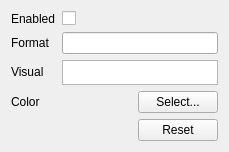
<?xml version="1.0" encoding="UTF-8"?>
<ui version="4.0">
 <class>EventDisplay</class>
 <widget class="QWidget" name="EventDisplay">
  <property name="geometry">
   <rect>
    <x>0</x>
    <y>0</y>
    <width>219</width>
    <height>120</height>
   </rect>
  </property>
  <property name="windowTitle">
   <string>Form</string>
  </property>
  <layout class="QVBoxLayout" name="verticalLayout">
   <item>
    <layout class="QFormLayout" name="formLayout">
     <item row="0" column="0">
      <widget class="QLabel" name="label_8">
       <property name="text">
        <string>Enabled</string>
       </property>
      </widget>
     </item>
     <item row="0" column="1">
      <widget class="QCheckBox" name="chkEventEnabled">
       <property name="text">
        <string/>
       </property>
      </widget>
     </item>
     <item row="3" column="0">
      <widget class="QLabel" name="label_7">
       <property name="text">
        <string>Color</string>
       </property>
      </widget>
     </item>
     <item row="3" column="1">
      <layout class="QHBoxLayout" name="horizontalLayout">
       <item>
        <widget class="QLabel" name="lblColor">
         <property name="minimumSize">
          <size>
           <width>70</width>
           <height>0</height>
          </size>
         </property>
         <property name="maximumSize">
          <size>
           <width>70</width>
           <height>16777215</height>
          </size>
         </property>
         <property name="font">
          <font>
           <weight>75</weight>
           <bold>true</bold>
          </font>
         </property>
         <property name="autoFillBackground">
          <bool>true</bool>
         </property>
         <property name="text">
          <string/>
         </property>
        </widget>
       </item>
       <item>
        <widget class="QPushButton" name="btnEventColor">
         <property name="text">
          <string>Select...</string>
         </property>
        </widget>
       </item>
      </layout>
     </item>
     <item row="2" column="1">
      <widget class="QTextEdit" name="edtEventVisual">
       <property name="minimumSize">
        <size>
         <width>0</width>
         <height>25</height>
        </size>
       </property>
       <property name="maximumSize">
        <size>
         <width>16777215</width>
         <height>25</height>
        </size>
       </property>
       <property name="verticalScrollBarPolicy">
        <enum>Qt::ScrollBarAlwaysOff</enum>
       </property>
       <property name="horizontalScrollBarPolicy">
        <enum>Qt::ScrollBarAlwaysOff</enum>
       </property>
       <property name="lineWrapMode">
        <enum>QTextEdit::NoWrap</enum>
       </property>
       <property name="readOnly">
        <bool>true</bool>
       </property>
      </widget>
     </item>
     <item row="1" column="1">
      <widget class="QLineEdit" name="edtEventFormat"/>
     </item>
     <item row="1" column="0">
      <widget class="QLabel" name="label_6">
       <property name="text">
        <string>Format</string>
       </property>
      </widget>
     </item>
     <item row="2" column="0">
      <widget class="QLabel" name="label">
       <property name="text">
        <string>Visual</string>
       </property>
      </widget>
     </item>
    </layout>
   </item>
   <item>
    <layout class="QHBoxLayout" name="horizontalLayout_2">
     <item>
      <spacer name="horizontalSpacer">
       <property name="orientation">
        <enum>Qt::Horizontal</enum>
       </property>
       <property name="sizeHint" stdset="0">
        <size>
         <width>40</width>
         <height>20</height>
        </size>
       </property>
      </spacer>
     </item>
     <item>
      <widget class="QPushButton" name="btnReset">
       <property name="text">
        <string>Reset</string>
       </property>
      </widget>
     </item>
    </layout>
   </item>
  </layout>
 </widget>
 <resources/>
 <connections/>
</ui>
